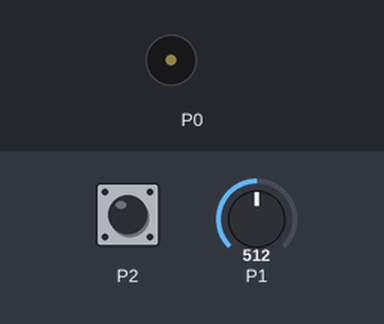
This program was run on a simulated BBC micro:bit (MakeCode). Shown: buzzer (waves = sounding). Inputs (shaded band) come from the test bench; at power-on: P1 = 512 (analog values on the 0–1023 scale).

Above: at 1.2 s.
1.3 s: P1 set to 0
At 2.5 s:
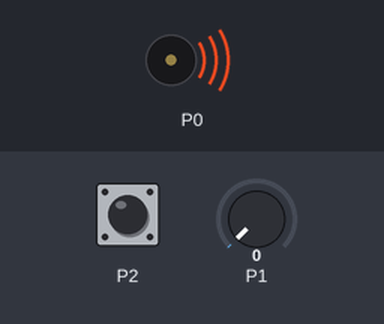
2.8 s: P1 set to 122
At 4.0 s:
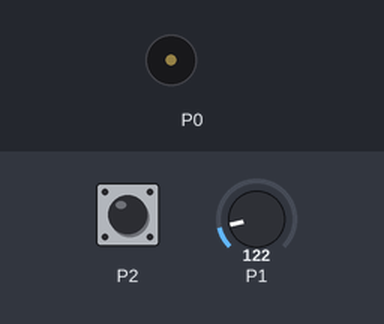
Timing chart, 0 to 5.8 s (numbered marks = the images above; inputs shaded):
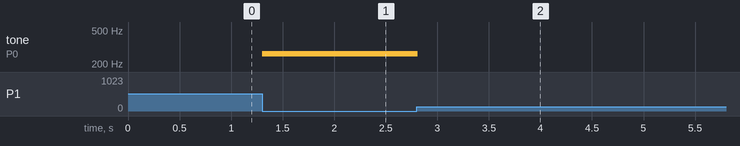

Measured:
- after the input at 1.3 s, tone on P0: silent → 262 Hz at once
- after the input at 2.8 s, tone on P0: 262 Hz → silent at once

The program:

main.ts
```typescript
input.onPinPressed(TouchPin.P2, function () {
    music.playTone(1046, music.beat(BeatFraction.Sixteenth))
})
basic.forever(function () {
    if (pins.analogReadPin(AnalogPin.P1) == 0) {
        music.ringTone(262)
    } else {
        music.stopAllSounds()
    }
})
```

test.ts
```typescript
// テストはここに来ます。このパッケージが拡張機能として使用されるときにはコンパイルされません。
```
